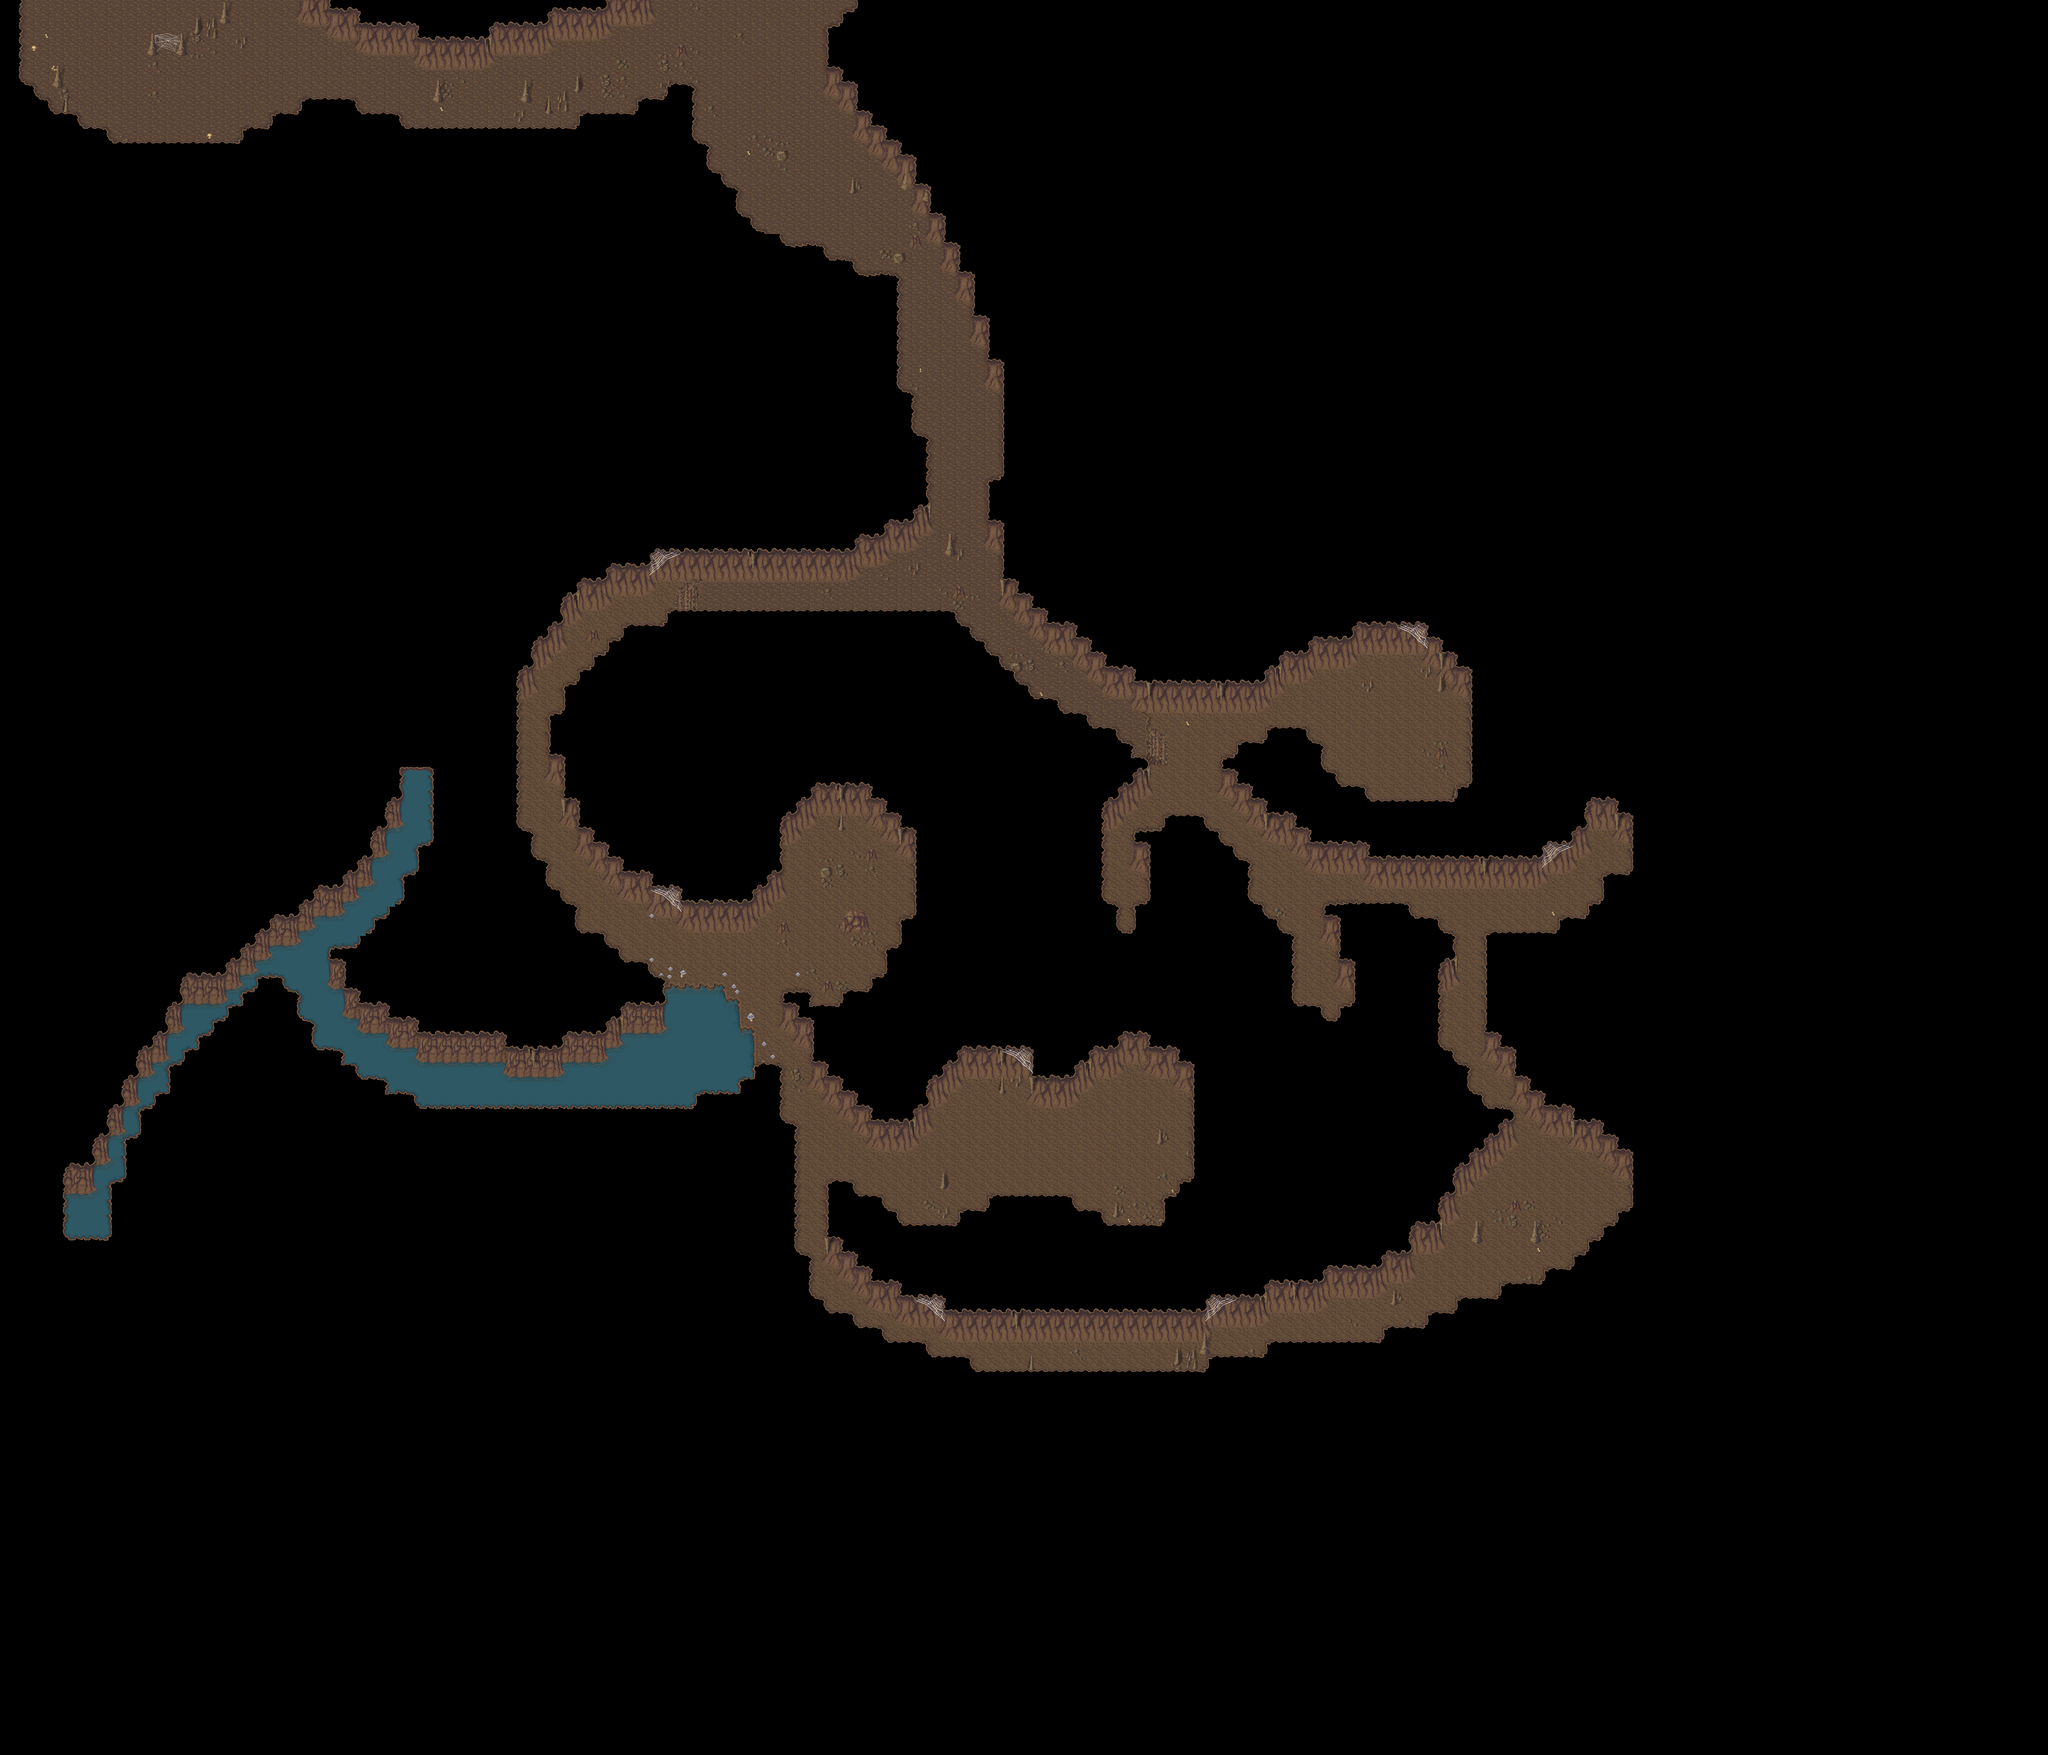

Rendered tile map (Tiled .tmx) drawn with the repository's tilesets; below, a short description and the map source with its tile grids summarised:
An orthogonal 140x120 tile map with 32x32 px tiles, 6 tile layers (Ground, Ground 2, Ground 3, Fringe, ...), 2 hidden layers not drawn, 8 tilesets and 17 objects (9x spawn, 4x Margin, 4x warp).

<map version="1.2" tiledversion="1.3.4" orientation="orthogonal" renderorder="right-down" width="140" height="120" tilewidth="32" tileheight="32" infinite="0" nextlayerid="13" nextobjectid="20">
 <properties>
  <property name="license" value="CC BY-SA 3.0" />
  <property name="manaplus version" value="2" />
  <property name="minimap" value="graphics/minimaps/008-3-6.png" />
  <property name="music" value="chilling.ogg" />
  <property name="name" value="Hurnscald Cave" />
  <property name="overlay0image" value="graphics/images/ambient/spot.png" />
  <property name="overlay0keepratio" value="true" />
  <property name="overlay0mask" value="2" />
  <property name="overlay1image" value="graphics/images/ambient/spot2.png" />
  <property name="overlay1keepratio" value="true" />
  <property name="overlay1mask" value="4" />
  <property name="overlay2image" value="graphics/images/ambient/spot3.png" />
  <property name="overlay2keepratio" value="true" />
  <property name="overlay2mask" value="8" />
 </properties>
 <tileset firstgid="1" name="hurns-cave" tilewidth="32" tileheight="32" tilecount="256" columns="16">
  <image source="../graphics/tilesets/hurns-cave.png" width="512" height="512" />
 </tileset>
 <tileset firstgid="257" name="collision" tilewidth="32" tileheight="32" tilecount="9" columns="3">
  <image source="../graphics/tilesets/collision.png" width="96" height="96" />
 </tileset>
 <tileset firstgid="266" name="level-number" tilewidth="32" tileheight="32" tilecount="16" columns="16">
  <image source="../graphics/tilesets/level-number.png" width="512" height="32" />
 </tileset>
 <tileset firstgid="282" name="hurns-ground" tilewidth="32" tileheight="32" tilecount="256" columns="16">
  <image source="../graphics/tilesets/hurns-ground.png" width="512" height="512" />
 </tileset>
 <tileset firstgid="538" name="hurns-cave-accessory" tilewidth="32" tileheight="32" tilecount="64" columns="8">
  <image source="../graphics/tilesets/hurns-cave-accessory.png" width="256" height="256" />
 </tileset>
 <tileset firstgid="602" name="dark-tileset-accessory" tilewidth="32" tileheight="32" tilecount="60" columns="15">
  <image source="../graphics/tilesets/dark-tileset-accessory.png" width="480" height="128" />
  <tile id="0">
   <animation>
    <frame tileid="27" duration="150" />
    <frame tileid="28" duration="150" />
    <frame tileid="29" duration="150" />
   </animation>
  </tile>
  <tile id="12">
   <animation>
    <frame tileid="12" duration="150" />
    <frame tileid="13" duration="150" />
    <frame tileid="14" duration="150" />
   </animation>
  </tile>
  <tile id="24">
   <animation>
    <frame tileid="24" duration="100" />
    <frame tileid="25" duration="100" />
    <frame tileid="26" duration="100" />
   </animation>
  </tile>
  <tile id="27">
   <animation>
    <frame tileid="27" duration="100" />
    <frame tileid="28" duration="100" />
    <frame tileid="29" duration="100" />
    <frame tileid="28" duration="100" />
   </animation>
  </tile>
 </tileset>
 <tileset firstgid="662" name="hurns-cave-accessory-x1x2" tilewidth="32" tileheight="64" tilecount="42" columns="14">
  <image source="../graphics/tilesets/hurns-cave-accessory-x1x2.png" width="448" height="192" />
  <tile id="30">
   <animation>
    <frame tileid="30" duration="200" />
    <frame tileid="32" duration="200" />
    <frame tileid="34" duration="200" />
    <frame tileid="32" duration="200" />
   </animation>
  </tile>
  <tile id="31">
   <animation>
    <frame tileid="31" duration="200" />
    <frame tileid="33" duration="200" />
    <frame tileid="35" duration="200" />
    <frame tileid="33" duration="200" />
   </animation>
  </tile>
 </tileset>
 <tileset firstgid="704" name="hurns-cave-accessory-x1x3" tilewidth="32" tileheight="96" tilecount="63" columns="21">
  <image source="../graphics/tilesets/hurns-cave-accessory-x1x3.png" width="672" height="288" />
 </tileset>
 <layer id="2" name="Ground" width="140" height="120">
  <data>[16800 cells, 16800 non-empty, 20 distinct tile ids]</data>
 </layer>
 <layer id="3" name="Ground 2" width="140" height="120">
  <data>[16800 cells, 266 non-empty, 27 distinct tile ids]</data>
 </layer>
 <layer id="10" name="Ground 3" width="140" height="120">
  <data>[16800 cells, 46 non-empty, 22 distinct tile ids]</data>
 </layer>
 <layer id="4" name="Fringe" width="140" height="120">
  <data>[16800 cells, 43 non-empty, 14 distinct tile ids]</data>
 </layer>
 <layer id="5" name="Over" width="140" height="120">
  <data>[16800 cells, 14981 non-empty, 22 distinct tile ids]</data>
 </layer>
 <layer id="11" name="Over 2" width="140" height="120">
  <data>[16800 cells, 50 non-empty, 9 distinct tile ids]</data>
 </layer>
 <layer id="6" name="Collision" width="140" height="120" visible="0">
  <data>[16800 cells, 15498 non-empty, 3 distinct tile ids]</data>
 </layer>
 <layer id="7" name="Heights" width="140" height="120" visible="0">
  <data>[16800 cells, 815 non-empty, 2 distinct tile ids]</data>
 </layer>
 <objectgroup id="8" name="Objects" visible="0">
  <object id="1" name="Margin" x="3808" y="0" width="672" height="672">
   <properties>
    <property name="ignore" value="this" />
   </properties>
  </object>
  <object id="2" name="Margin" x="0" y="0" width="672" height="672">
   <properties>
    <property name="ignore" value="this" />
   </properties>
  </object>
  <object id="5" name="Margin" x="3808" y="3168" width="672" height="672">
   <properties>
    <property name="ignore" value="this" />
   </properties>
  </object>
  <object id="6" name="Margin" x="0" y="3168" width="672" height="672">
   <properties>
    <property name="ignore" value="this" />
   </properties>
  </object>
  <object id="7" name="To North Mine" type="warp" x="1984" y="672" width="128" height="32">
   <properties>
    <property name="dest_map" value="008-3-4" />
    <property name="dest_x" value="90" />
    <property name="dest_y" value="118" />
   </properties>
  </object>
  <object id="8" name="To Rusty Pick" type="warp" x="1696" y="1856" width="32" height="32">
   <properties>
    <property name="ignore" value="this" />
   </properties>
  </object>
  <object id="9" name="To Merchant Guild" type="warp" x="2464" y="2304" width="32" height="32">
   <properties>
    <property name="ignore" value="this" />
   </properties>
  </object>
  <object id="10" name="To Townhall (?)" type="warp" x="2880" y="2240" width="64" height="32">
   <properties>
    <property name="ignore" value="this" />
   </properties>
  </object>
 </objectgroup>
 <objectgroup id="12" name="Spawns" visible="0">
  <object id="11" name="Red Slime" type="spawn" x="1152" y="1728" width="1184" height="1280">
   <properties>
    <property name="death" value="50000" />
    <property name="max_beings" value="5" />
    <property name="monster_id" value="1074" />
    <property name="spawn" value="10000" />
   </properties>
  </object>
  <object id="12" name="Yellow Slime" type="spawn" x="1024" y="1152" width="2304" height="544">
   <properties>
    <property name="death" value="50000" />
    <property name="max_beings" value="3" />
    <property name="monster_id" value="1073" />
    <property name="spawn" value="10000" />
   </properties>
  </object>
  <object id="13" name="Red Slime" type="spawn" x="2016" y="672" width="1536" height="1472">
   <properties>
    <property name="death" value="50000" />
    <property name="max_beings" value="4" />
    <property name="monster_id" value="1074" />
    <property name="spawn" value="10000" />
   </properties>
  </object>
  <object id="14" name="Yellow Slime" type="spawn" x="1984" y="2016" width="1600" height="864">
   <properties>
    <property name="death" value="50000" />
    <property name="max_beings" value="4" />
    <property name="monster_id" value="1073" />
    <property name="spawn" value="10000" />
   </properties>
  </object>
  </objectgroup>
</map>
<!-- 5 of 17 objects omitted -->
